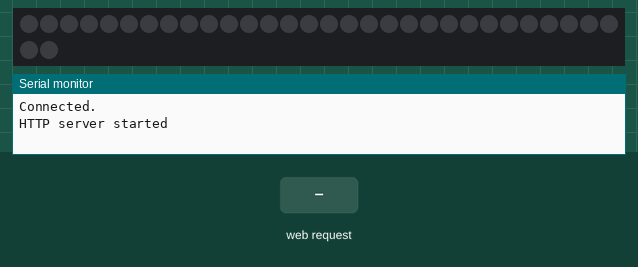
Bench run of a sketch on a simulated ESP8266 (NodeMCU). Parts: 32 RGB LEDs in strip order, left to right, continuing on the next row, the last lines printed to the serial monitor. Inputs (shaded band) come from the test bench. Dim RGB values are drawn brighter than linear; WiFi joins after 1.5 s; servers stay silent unless stated.

Above: at 2.7 s.
2.8 s: HTTP request GET /?red_value=1 received
At 4.0 s:
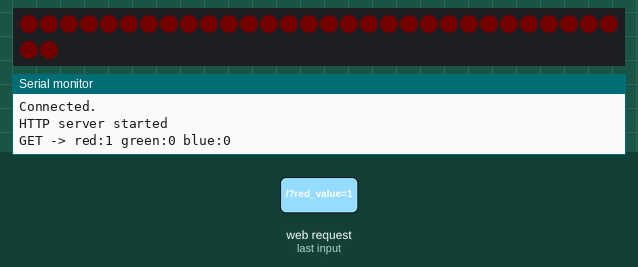
4.3 s: HTTP request GET /?green_value=1 received
At 5.1 s:
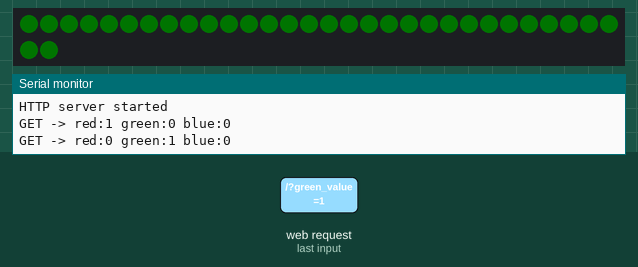
5.8 s: HTTP request GET /?blue_value=1 received
At 6.3 s:
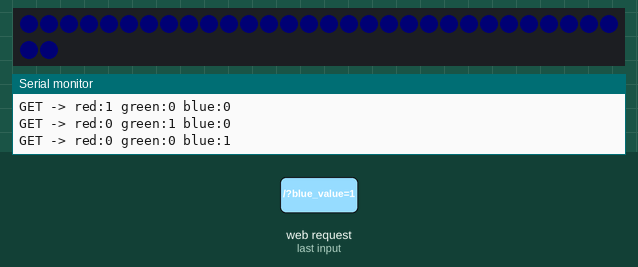
7.3 s: HTTP request GET /?red_value=1&green_value=1&blue_value=1 received
At 8.5 s:
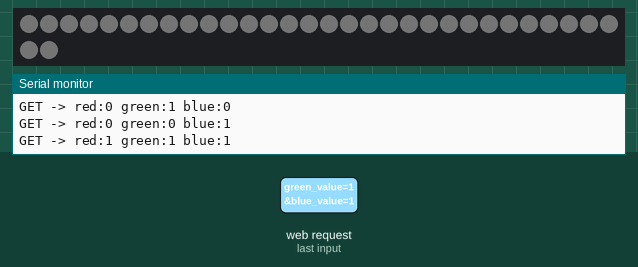
8.8 s: HTTP request GET / received
At 9.8 s:
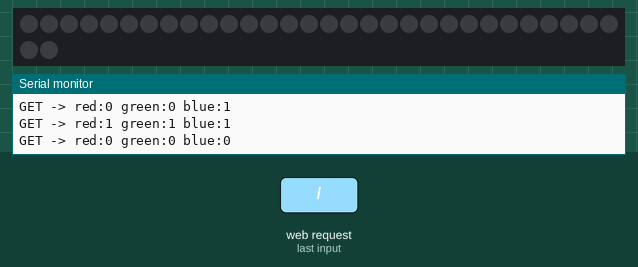
Timing chart, 0 to 11.3 s (numbered marks = the images above; inputs shaded):
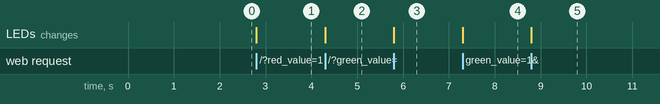

Measured:
- after the input at 2.8 s, the LEDs: change at once (image 1)
- after the input at 4.3 s, the LEDs: change at once (image 2)
- after the input at 5.8 s, the LEDs: change at once (image 3)
- after the input at 7.3 s, the LEDs: change at once (image 4)
- after the input at 8.8 s, the LEDs: change at once (image 5)

The sketch:

led_lamp.ino
```cpp
#include <ESP8266WiFi.h>
#include <ESP8266WebServer.h>
#include <WiFiManager.h>
#include <Adafruit_NeoPixel.h>

#define PIN 13
#define NUM_LEDS 32

Adafruit_NeoPixel strip = Adafruit_NeoPixel(NUM_LEDS, PIN, NEO_GRB + NEO_KHZ800);

ESP8266WebServer server(80);

void handleRoot();

String red_color = "0";
String green_color = "0";
String blue_color = "0";

const char hellostr[] PROGMEM = R"=====(
<!DOCTYPE html>
<html>
<head>
  <meta name="viewport" content="width=device-width, initial-scale=1.0">
  <meta charset="UTF-8">
  <style>
    html {font-family: Arial; display: inline-block; text-align: center;}
    h2 {font-size: 1.7rem;}
    p {font-size: 1.1rem;}
    body {margin:0px auto; padding-bottom: 15px;}
    .slider_red { -webkit-appearance: none; width: 75%; margin: 14px; height: 25px; background: #ff4d4d;
      outline: none; -webkit-transition: .2s; transition: opacity .2s;}
    .slider_red::-webkit-slider-thumb {-webkit-appearance: none; appearance: none; width: 35px; height: 35px; background: #003249; cursor: pointer;}
    .slider_red::-moz-range-thumb { width: 35px; height: 35px; background: #003249; cursor: pointer; }

    .slider_green { -webkit-appearance: none;width: 75%;  margin: 14px; height: 25px; background: #4dff4d;
      outline: none; -webkit-transition: .2s; transition: opacity .2s;}
    .slider_green::-webkit-slider-thumb {-webkit-appearance: none; appearance: none; width: 35px; height: 35px; background: #003249; cursor: pointer;}
    .slider_green::-moz-range-thumb { width: 35px; height: 35px; background: #003249; cursor: pointer; }

    .slider_blue { -webkit-appearance: none;width: 75%;  margin: 14px; height: 25px; background: #4d4dff;
      outline: none; -webkit-transition: .2s; transition: opacity .2s;}
    .slider_blue::-webkit-slider-thumb {-webkit-appearance: none; appearance: none; width: 35px; height: 35px; background: #003249; cursor: pointer;}
    .slider_blue::-moz-range-thumb { width: 35px; height: 35px; background: #003249; cursor: pointer; }
  </style>
</head>
<body>

<h2>Light settings</h2>

<p>Domyślnie wszystkie kolory wyłączone, przesuń aby zmieszać kolory.</p>

<p id="slider_red"></p>
<p id="slider_green"></p>
<p id="slider_blue"></p>

<script>
  var queryString = window.location.search;
  var urlParams = new URLSearchParams(queryString);
  if (urlParams.has('red_value')) {
    red_value = urlParams.get('red_value');
  }
  else {
    red_value = '0'
  }

  if (urlParams.has('green_value')) {
    green_value = urlParams.get('green_value');
  }
  else {
    green_value = '0'
  }

  if (urlParams.has('blue_value')) {
    blue_value = urlParams.get('blue_value');
  }
  else {
    blue_value = '0'
  }

  var slider_red = '<input type="range" onchange="updateColors(this)" id="RedSlider" min="0" max="255" value="' + red_value + '" step="1" class="slider_red">'
  var slider_green = '<input type="range" onchange="updateColors(this)" id="GreenSlider" min="0" max="255" value="' + green_value + '" step="1" class="slider_green">'
  var slider_blue = '<input type="range" onchange="updateColors(this)" id="BlueSlider" min="0" max="255" value="' + blue_value + '" step="1" class="slider_blue">'

  document.getElementById("slider_red").innerHTML = slider_red;
  document.getElementById("slider_green").innerHTML = slider_green;
  document.getElementById("slider_blue").innerHTML = slider_blue;

  function updateColors(element) {
    var redValue = document.getElementById("RedSlider").value;
    var greenValue = document.getElementById("GreenSlider").value;
    var blueValue = document.getElementById("BlueSlider").value;
    var xhr = new XMLHttpRequest();
    xhr.open("GET", "/?red_value=" + redValue + "&green_value=" + greenValue + "&blue_value=" + blueValue, true);
    xhr.send();
  }
</script>

</body>
</html>

)=====";


void setup()
{
      strip.begin();
      strip.show();
      WiFiManager wifiManager;
      Serial.begin(9600);

      wifiManager.autoConnect("AutoConnectAP");

      Serial.println("Connected.");

      server.on("/", HTTP_GET, handleRoot);

      server.begin();                            // Actually start the server
      Serial.println("HTTP server started");
}

void loop()
{
    server.handleClient();                     // Listen for HTTP requests from clients
}

void handleRoot() {
  red_color = server.arg("red_value");
  green_color = server.arg("green_value");
  blue_color = server.arg("blue_value");
  if (red_color == "") {
    red_color = "0";
  }
  if (green_color == "") {
    green_color = "0";
  }
  if (blue_color == "") {
    blue_color = "0";
  }
  Serial.print("GET -> red:" + red_color);
  Serial.print(" green:" + green_color);
  Serial.println(" blue:" + blue_color);
  for (int i = 0; i <= NUM_LEDS; i++) {
      strip.setPixelColor(i, red_color.toInt(), green_color.toInt(), blue_color.toInt());
  }
  strip.show();
  server.send(200, "text/html", hellostr);
}
```
